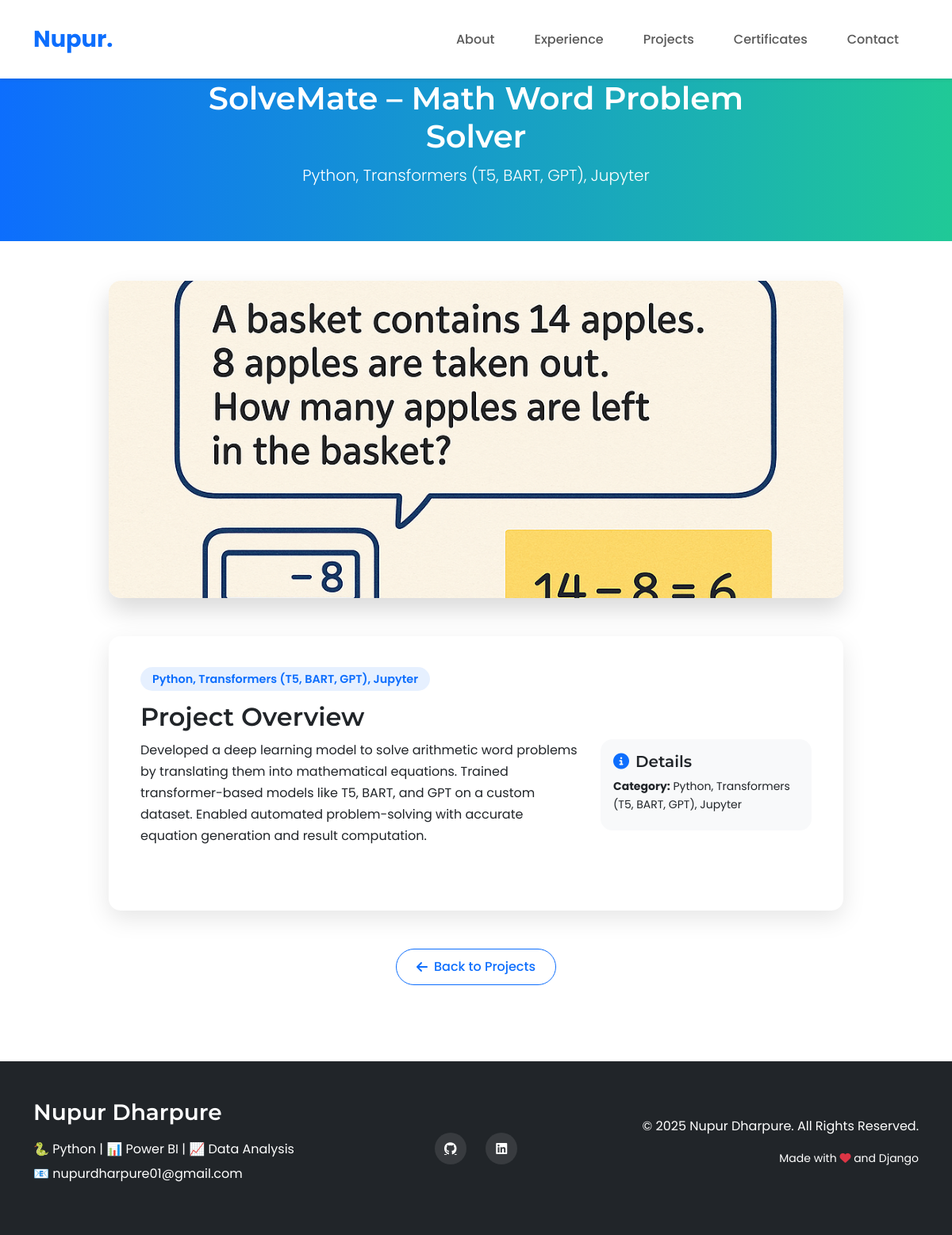
The app's page /project/3/ with its own data.
### portfolio/models.py (models this page shows, shortened)
class Project(models.Model):
    title = models.CharField(max_length=100)
    description = models.TextField()
    technology = models.CharField(max_length=50)
    image = models.ImageField(upload_to='project_images/', blank=True, null=True)
    url = models.URLField(blank=True)
    github = models.URLField(blank=True)
    created_at = models.DateTimeField(auto_now_add=True)
    class Meta:
        ordering = ['-created_at']

### portfolio/views.py (the view)
# urls.py: path('project/<int:project_id>/', views.project_detail, name='project_detail'),
def project_detail(request, project_id):
    project = get_object_or_404(Project, id=project_id)
    return render(request, 'portfolio/project_detail.html', {'project': project})

### portfolio/templates/portfolio/project_detail.html (shortened to what this page needs)
{% extends 'portfolio/base.html' %}
{% block content %}
<div class="project-header">
    <div class="container">
        <div class="row">
            <div class="col-lg-8 mx-auto text-center">
                <h1>{{ project.title }}</h1>
                <p class="lead">{{ project.technology }}</p>
            </div>
        </div>
    </div>
</div>
<div class="container">
    <div class="row justify-content-center">
        <div class="col-lg-10">
            <div class="mb-5">
                {% if project.image %}
                    <img src="{{ project.image.url }}" class="project-image" alt="{{ project.title }}">
                {% endif %}
            </div>
            <div class="project-content mb-5">
                <div class="mb-4">
                    <span class="tech-badge mb-3">{{ project.technology }}</span>
                    <h2 class="mt-3">Project Overview</h2>
                    <div class="row mb-4">
                        <div class="col-md-8">
                            <p>{{ project.description }}</p>
                        </div>
                        <div class="col-md-4">
                            <div class="card bg-light">
                                <div class="card-body">
                                    <h5 class="card-title"><i class="fas fa-info-circle text-primary me-2"></i>Details</h5>
                                    <p class="small mb-1"><strong>Category:</strong> {{ project.technology }}</p>
                                </div>
                            </div>
                        </div>
                    </div>
                </div>
            </div>
            <div class="text-center mb-5">
                <a href="{% url 'portfolio:home' %}#projects" class="btn btn-outline-primary btn-back">
                    <i class="fas fa-arrow-left me-2"></i>Back to Projects
                </a>
            </div>
        </div>
    </div>
</div>
{% endblock %}

### static/css/style.css (style rules this page uses)
:root { --primary-color: #0d6efd; --secondary-color: #6c757d; --accent-color: #20c997; --dark-color: #212529; --light-color: #f8f9fa; }
body { font-family: 'Poppins', sans-serif; scroll-behavior: smooth; color: var(--dark-color); line-height: 1.7; }
h1, h2, h3, h4, h5, h6 { font-family: 'Montserrat', sans-serif; font-weight: 600; }
.btn { border-radius: 30px; padding: 10px 25px; font-weight: 500; transition: all 0.3s ease; }
.btn-outline-primary { color: var(--primary-color); border-color: var(--primary-color); }
.card { border: none; border-radius: 15px; overflow: hidden; transition: transform 0.3s ease, box-shadow 0.3s ease; }
.card-title { font-weight: 600; }

### portfolio/templates/portfolio/base.html (style rules this page uses)
:root { --primary-color: #0d6efd; --secondary-color: #6c757d; --accent-color: #20c997; --dark-color: #212529; --light-color: #f8f9fa; }
body { font-family: 'Poppins', sans-serif; scroll-behavior: smooth; overflow-x: hidden; }
h1, h2, h3, h4, h5, h6 { font-family: 'Montserrat', sans-serif; }
.card { border: none; transition: transform 0.3s ease, box-shadow 0.3s ease; border-radius: 15px; overflow: hidden; }

### portfolio/templates/portfolio/project_detail.html (style rules this page uses)
.project-header { background: linear-gradient(to right, #0d6efd, #20c997); padding: 100px 0 50px; color: white; margin-bottom: 50px; }
.project-image { border-radius: 15px; box-shadow: 0 15px 30px rgba(0,0,0,0.15); object-fit: cover; max-height: 400px; width: 100%; }
.project-content { border-radius: 15px; box-shadow: 0 10px 30px rgba(0,0,0,0.1); padding: 40px; background: white; }
.tech-badge { background: rgba(13, 110, 253, 0.1); color: #0d6efd; border-radius: 20px; padding: 5px 15px; font-size: 0.9rem; font-weight: 600; }
.btn-back { display: inline-flex; align-items: center; transition: transform 0.3s ease; }

### records on screen
Project: title "SolveMate – Math Word Problem Solver", technology "Python, Transformers (T5, BART, GPT), Jupyter", image (picture), description "Developed a deep learning model to solve arithmetic word problems by translating them into mathematical equations. Trained transformer-based models like T5, BART, and GPT on a custom dataset. Enabled automated problem-solving with accurate equation generation and result computation."
